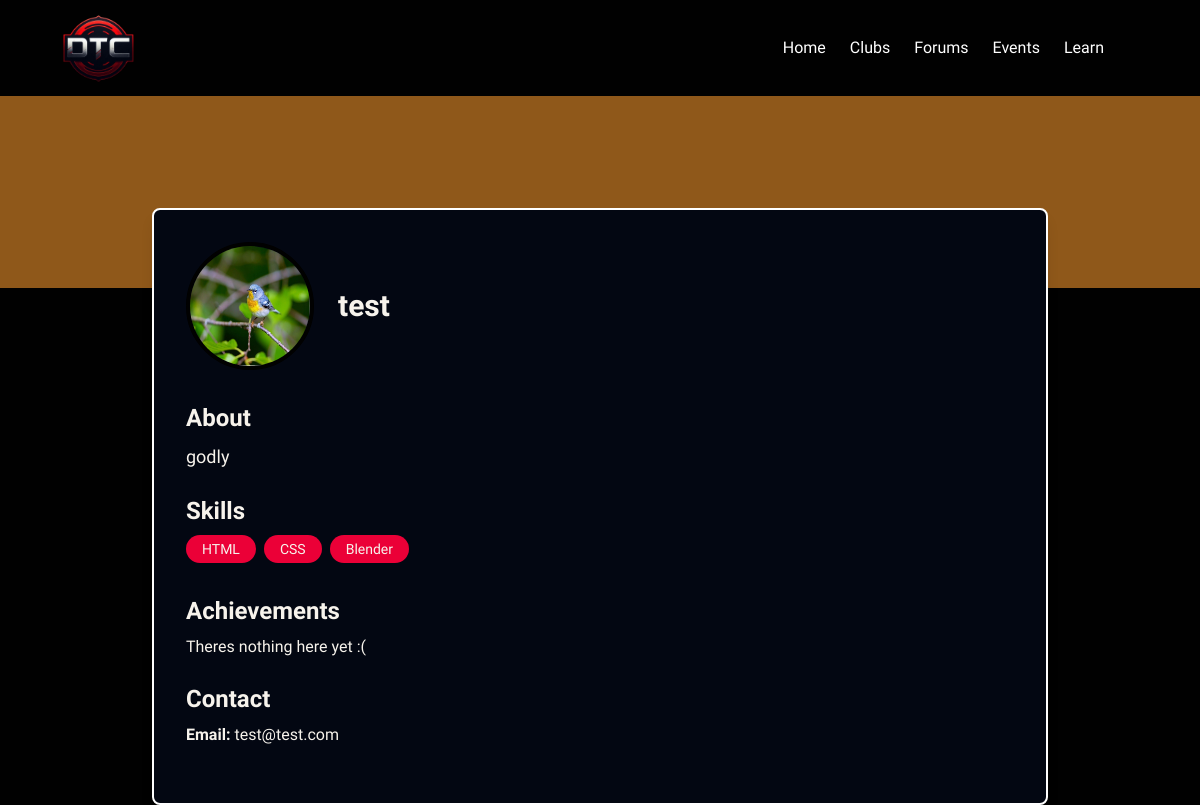
Screenshot of /user/1 (signed in) with the database file from the repository.
### Tool/models.py (models this page shows, shortened)
class User(db.Model, UserMixin):
    __tablename__ = 'user'
    id = db.Column(db.Integer, primary_key=True)
    name = db.Column(db.String(100), nullable=False)
    golds = db.Column(db.Integer, default=0)
    silvers = db.Column(db.Integer, default=0)
    bronzes = db.Column(db.Integer, default=0)
    total = db.Column(db.Integer, default=0)
    password_hash = db.Column(db.String(128), nullable=False)
    email = db.Column(db.String(120), unique=True, nullable=False)
    notifications = db.Column(PickleType, default=[])  # List of notifications as strings
    club_id = db.Column(db.Integer, db.ForeignKey('club.id'))
    managed_club = db.relationship('Club', secondary='managers', back_populates='managers')
    requested_clubs = db.relationship('Club', secondary=requesters, back_populates='requesters')
    events = db.relationship('Event', secondary=event_users, back_populates='participants')
    registered_sub_events = db.relationship('SubEvent', secondary=sub_event_registrations, back_populates='registered_users')
    won_sub_events = db.relationship('SubEvent', secondary=user_sub_event_positions, back_populates='winning_users')
    skills = db.relationship('Skill', secondary=user_skills, back_populates='users')
    profile_pic = db.Column(db.String(200), nullable=False)
    banner_color = db.Column(db.String(200), nullable=False, default = 'cyan')
    description = db.Column(db.String, nullable = False)

class Skill(db.Model):
    __tablename__ = 'skill'
    id = db.Column(db.Integer, primary_key=True)
    name = db.Column(db.String(100), unique=True, nullable=False)
    users = db.relationship('User', secondary=user_skills, back_populates='skills')

### app.py (the view)
@app.route('/user/<uid>')
@login_required
def user_profile(uid):
    user = db.session.get(User, uid)
    if not user : return url_for('index')
    club = db.session.get(Club, user.club_id)
    achs = []
    if user.won_sub_events:
        for sube in user.won_sub_events:
            pos = db.session.query(user_sub_event_positions.c.position).filter_by(
                user_id=user.id, sub_event_id=sube.id
            ).scalar()
            ename = db.session.query(Event, sube.event_id).first().name
            pos_dict = {1 : '1st', 2 : '2nd', 3 : '3rd'}
            achs.append(f'Achieved {pos_dict[pos]} postion at {sube.name} at {ename}')
    else :
        achs = ['Theres nothing here yet :( ']
    print(user.notifications)
    return render_template('user.html', user = user, club = club, achievements = achs)

### Tool/models.py (called while the page is built)
@login_manager.user_loader
def load_user(user_id):
    return User.query.get(user_id)

### Tool/templates/user.html (shortened to what this page needs)
{% extends 'base.html' %}
{% block content %}
<div class="w-full h-48 bg-[{{ user.banner_color }}] flex justify-center items-center">
</div>
<div class="relative max-w-4xl mx-auto mt-[-5rem] p-8 bg-gray-950 border-white border-2 rounded-lg shadow-lg">
  <div class="flex items-center justify-between mb-8">
    <div class="flex items-center">
      <img class="h-32 w-32 rounded-full border-4 border-background relative z-10" src="{{ user.profile_pic }}" alt="Profile picture">
      <div class="ml-6">
        <h1 class="text-3xl font-bold text-text">{{ user.name }}</h1>
      </div>
    </div>
  </div>
  <div class="mb-6 text-text">
    <h2 class="text-2xl font-semibold mb-2">About</h2>
    <p class="text-lg leading-relaxed">
      {{ user.description }}
    </p>
  </div>
  <div class="mb-6">
    <h2 class="text-2xl font-semibold mb-2 text-text">Skills</h2>
    <div class="flex flex-wrap">
      {% for skill in user.skills %}
        <span class="bg-primary text-text px-4 py-1 rounded-full text-sm font-medium mr-2 mb-2">{{ skill.name }}</span>
      {% endfor %}
    </div>
  </div>
          <div class='mb-6 text-text'>
              <h2 class="text-2xl font-semibold mb-2">Achievements</h2>
              {% for ach in achievements %}
              <p>{{ ach }}</p>
              {% endfor %}
          </div>
  <div class="mb-6 text-text">
    <h2 class="text-2xl font-semibold mb-2">Contact</h2>
    <ul>
      <li><strong>Email:</strong> {{ user.email }}</li>
    </ul>
  </div>
</div>
{% endblock %}

### Tool/static/css/styles.css (style rules this page uses)
:root { --header-height: 3.5rem; --white-color: hsl(0, 0%, 100%); --black-color: hsl(0, 0%, 0%); --body-font: "Montserrat Alternates", sans-serif; --h1-font-size: 1.5rem; --normal-font-size: 0.938rem; --font-regular: 400; --font-medium: 500; --z-tooltip: 10; --z-fixed: 100; }
@media screen and (min-width: 1150px) { :root { --normal-font-size: 1rem; } }
* { box-sizing: border-box; padding: 0; margin: 0; }
html { scroll-behavior: smooth; }
body { font-family: var(--body-font); font-size: var(--normal-font-size); background-color: var(--white-color); }
ul { list-style: none; }

### Tool/templates/base.html (style rules this page uses)
:root { --text: #f7f3ec; --background: #010101; --primary: #eb0037; --secondary: #0a9682; --accent: #510b1c; }

### rows the page displays
User: profile_pic (picture), name "test", description "godly", email "test@test.com"
Skill: name "HTML"
Skill: name "CSS"
Skill: name "Blender"

### other values shown
{{ ach }} "Theres nothing here yet :("
